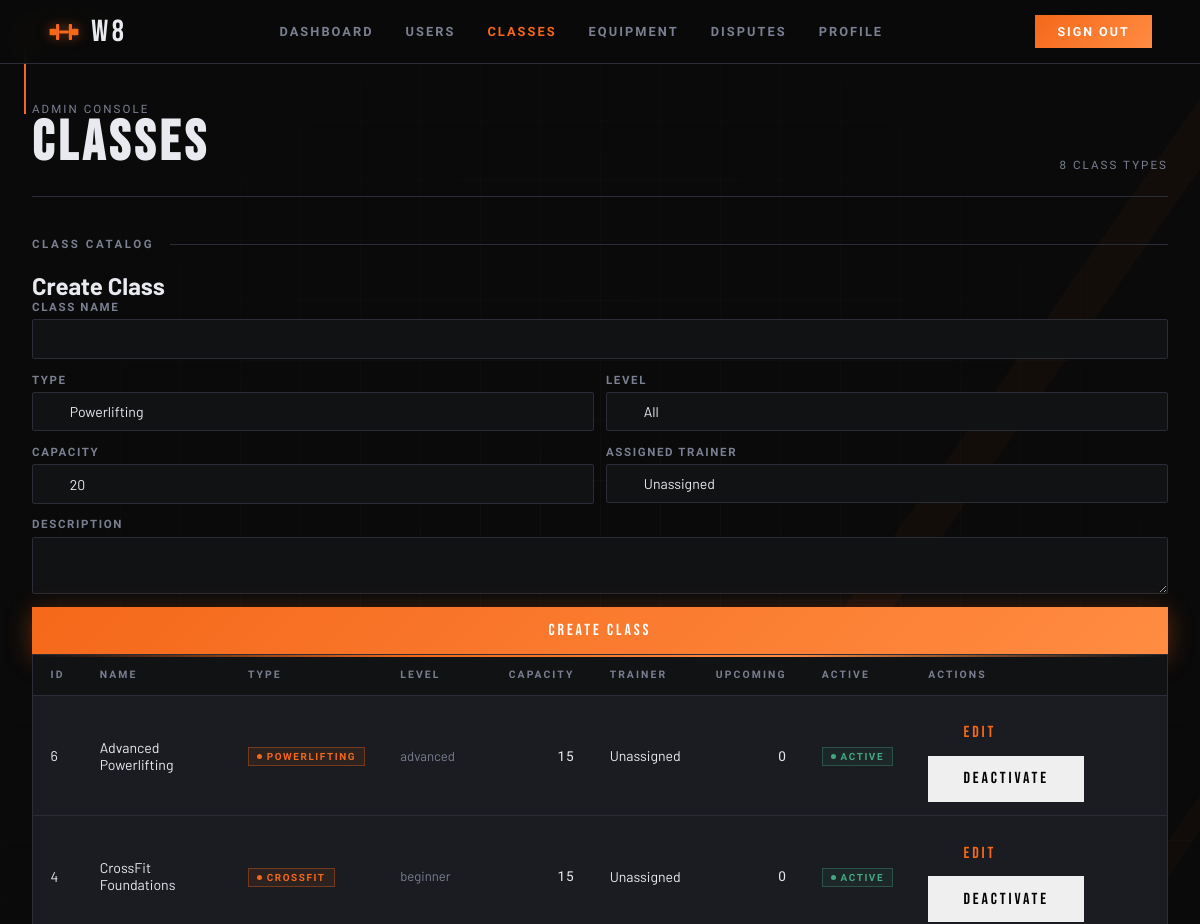
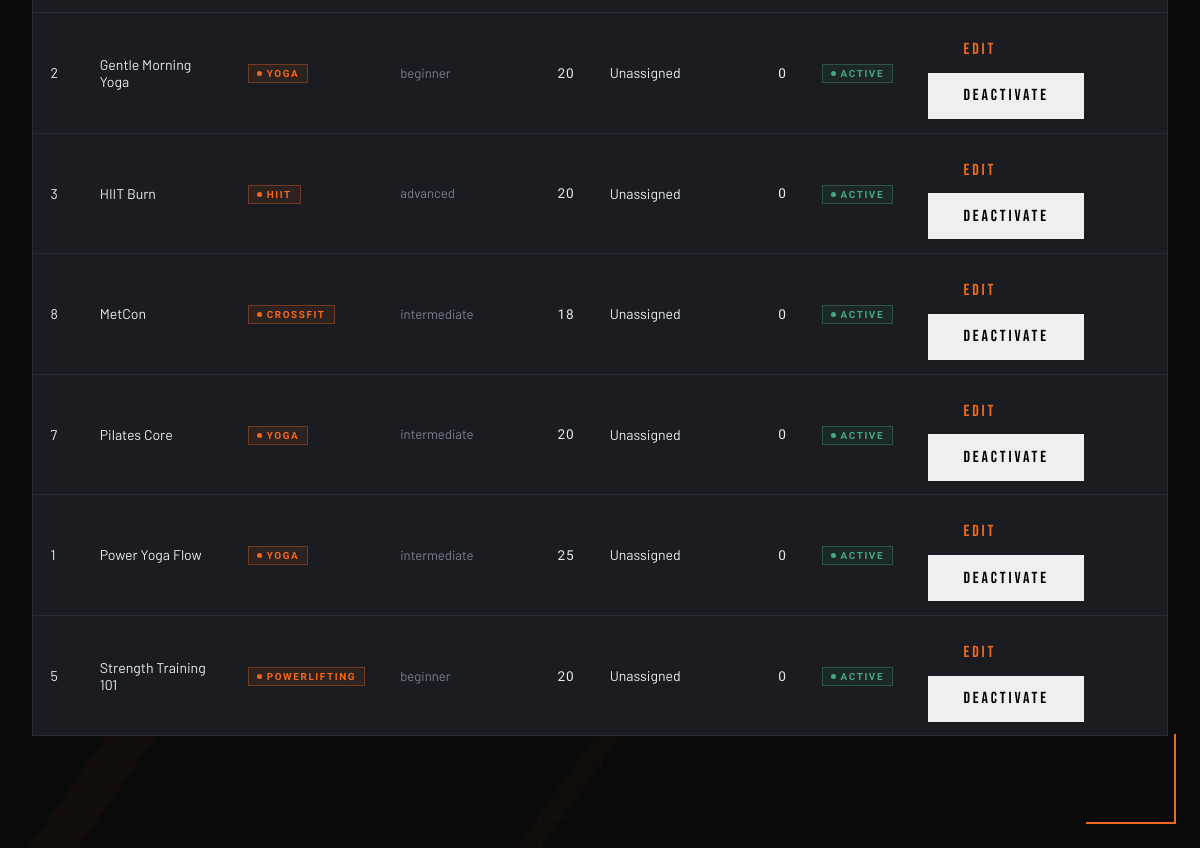
/pages/admin_classes.php (signed in), run on the app's committed database (2 pictures, top to bottom).
### tables this page shows
CREATE TABLE classes (
  id            INTEGER PRIMARY KEY AUTOINCREMENT,
  name          TEXT    NOT NULL,
  type          TEXT    NOT NULL
                        CHECK (type IN ('powerlifting','hiit','crossfit','yoga','other')),
  level         TEXT    NOT NULL DEFAULT 'all'
                        CHECK (level IN ('all','beginner','intermediate','advanced')),
  description   TEXT    DEFAULT NULL,
  duration_min  INTEGER NOT NULL DEFAULT 60,
  capacity      INTEGER NOT NULL DEFAULT 20,
  trainer_id    INTEGER DEFAULT NULL,
  is_active     INTEGER NOT NULL DEFAULT 1,
  created_at    TEXT    NOT NULL DEFAULT (datetime('now')),
  updated_at    TEXT    NOT NULL DEFAULT (datetime('now')),
  FOREIGN KEY (trainer_id) REFERENCES users(id) ON DELETE SET NULL
);

### pages/admin_classes.php (the view, shortened to what this page needs)
<?php
$db = get_db();
$stmt = $db->query(
    'SELECT c.id, c.name, c.type, c.level, c.capacity, c.trainer_id, c.is_active,
            u.first_name, u.last_name,
            COUNT(cs.id) AS upcoming_sessions
     FROM classes c
     LEFT JOIN users u ON u.id = c.trainer_id
     LEFT JOIN class_sessions cs ON cs.class_id = c.id
        AND cs.scheduled_at >= datetime("now")
        AND cs.status = "scheduled"
     GROUP BY c.id
     ORDER BY c.name'
);
$classes = $stmt->fetchAll();
$editClass = null;
?>
<!doctype html>
<html lang="en">
<head>
  <link rel="stylesheet" href="../css/base.css">
  <link rel="stylesheet" href="../css/components.css">
  <link rel="stylesheet" href="../css/admin.css">
</head>
<body>
  <span class="corner corner--tl"></span>
  <span class="corner corner--br"></span>
  <?php $current_page = 'admin_classes'; require_once __DIR__ . '/../includes/nav.php'; ?>
  <main class="admin-layout">
    <header class="admin-header">
      <div>
        <div class="admin-header__sub">Admin Console</div>
        <h1 class="admin-header__title">Classes</h1>
      </div>
      <div class="admin-header__sub"><?= count($classes) ?> class types</div>
    </header>
    <section class="admin-section">
      <div class="admin-section__heading">
        <span class="admin-section__title">Class Catalog</span>
        <span class="admin-section__line"></span>
      </div>
      <div class="admin-section__forms">
        <div class="admin-panel admin-panel--split">
          <div class="admin-panel__block">
            <h2 class="admin-panel__title"><?= $editClass ? 'Edit Class' : 'Create Class' ?></h2>
            <form class="form" method="post" action="../actions/admin_save_class.php" novalidate>
              <div class="field">
                <label class="field__label" for="class-name">Class Name</label>
                <input class="field__input" id="class-name" name="name" type="text" value="<?= htmlspecialchars($editClass['name'] ?? '', ENT_QUOTES, 'UTF-8') ?>" required>
              </div>
              <div class="form__row">
                <div class="field">
                  <label class="field__label" for="class-type">Type</label>
                  <select class="field__input" id="class-type" name="type" required>
                    <?php foreach (['powerlifting','hiit','crossfit','yoga','other'] as $typeOption): ?>
                      <option value="<?= $typeOption ?>" <?= isset($editClass['type']) && $editClass['type'] === $typeOption ? 'selected' : '' ?>><?= ucfirst($typeOption) ?></option>
                    <?php endforeach; ?>
                  </select>
                </div>
                <div class="field">
                  <label class="field__label" for="class-level">Level</label>
                  <select class="field__input" id="class-level" name="level" required>
                    <?php foreach (['all','beginner','intermediate','advanced'] as $levelOption): ?>
                      <option value="<?= $levelOption ?>" <?= isset($editClass['level']) && $editClass['level'] === $levelOption ? 'selected' : '' ?>><?= ucfirst($levelOption) ?></option>
                    <?php endforeach; ?>
                  </select>
                </div>
              </div>
              <div class="form__row">
                <div class="field">
                  <label class="field__label" for="class-capacity">Capacity</label>
                  <input class="field__input" id="class-capacity" name="capacity" type="number" min="1" value="<?= htmlspecialchars($editClass['capacity'] ?? '20', ENT_QUOTES, 'UTF-8') ?>" required>
                </div>
                <div class="field">
                  <label class="field__label" for="class-trainer">Assigned Trainer</label>
                  <select class="field__input" id="class-trainer" name="trainer_id">
                    <option value="">Unassigned</option>
                  </select>
                </div>
              </div>
              <div class="field">
                <label class="field__label" for="class-description">Description</label>
                <textarea class="field__input" id="class-description" name="description"><?= htmlspecialchars($editClass['description'] ?? '', ENT_QUOTES, 'UTF-8') ?></textarea>
              </div>
              <button class="btn btn-primary" type="submit"><?= $editClass ? 'Save Changes' : 'Create Class' ?></button>
            </form>
          </div>
        </div>
      </div>
      <div class="admin-table-wrap">
        <table class="admin-table">
          <thead>
            <tr>
              <th>ID</th>
              <th>Name</th>
              <th>Type</th>
              <th>Level</th>
              <th>Capacity</th>
              <th>Trainer</th>
              <th>Upcoming</th>
              <th>Active</th>
              <th>Actions</th>
            </tr>
          </thead>
          <tbody>
            <?php foreach ($classes as $c): ?>
            <tr>
              <td><?= (int)$c['id'] ?></td>
              <td><?= htmlspecialchars($c['name'], ENT_QUOTES, 'UTF-8') ?></td>
              <td><span class="badge badge--scheduled"><?= htmlspecialchars($c['type'], ENT_QUOTES, 'UTF-8') ?></span></td>
              <td class="muted"><?= htmlspecialchars($c['level'], ENT_QUOTES, 'UTF-8') ?></td>
              <td class="num"><?= (int)$c['capacity'] ?></td>
              <td><?= $c['trainer_id'] ? htmlspecialchars($c['first_name'] . ' ' . $c['last_name'], ENT_QUOTES, 'UTF-8') : '<span class="muted">Unassigned</span>' ?></td>
              <td class="num"><?= (int)$c['upcoming_sessions'] ?></td>
              <td><span class="badge <?= $c['is_active'] ? 'badge--active' : 'badge--inactive' ?>"><?= $c['is_active'] ? 'Active' : 'Inactive' ?></span></td>
              <td>
                <a class="btn btn-secondary" href="?edit_class=<?= (int)$c['id'] ?>">Edit</a>
                <form method="post" action="../actions/admin_toggle_class.php" style="display:inline; margin:0;">
                  <button class="btn btn-ghost" type="submit"><?= $c['is_active'] ? 'Deactivate' : 'Reactivate' ?></button>
                </form>
              </td>
            </tr>
            <?php endforeach; ?>
          </tbody>
        </table>
      </div>
    </section>
  </main>
</body>
</html>

### css/base.css (style rules this page uses)
:root { --color-black: #0a0a0a; --color-dark: #111214; --color-steel: #1a1c21; --color-border: #2a2d35; --color-muted: #3e424f; --color-text: #e8eaf0; --color-subtle: #7a7f91; --color-accent: #f5681a; --color-accent2: #ff8c42; --color-glow: rgba(245, 104, 26, 0.18); --grad-accent: linear-gradient(135deg, var(--color-accent) 0%, var(--color-accent2) 100%); --radius-card: 2px; --radius-field: 2px; --transition: 0.22s cubic-bezier(0.4, 0, 0.2, 1); --font-display: 'Bebas Neue', sans-serif; --font-ui: 'Barlow Condensed', sans-serif; --font-body: 'Barlow', sans-serif; --fd: var(--font-display); --fu: var(--font-ui); --fb: var(--font-body); --t: var(--transition); --accent: var(--color-accent); --accent2: var(--color-accent2); --subtle: var(--color-subtle); --border: var(--color-border); --steel: var(--color-steel); --dark: var(--color-dark); --text: var(--color-text); --grad: var(--grad-accent); }
*, *::before, *::after { box-sizing: border-box; margin: 0; padding: 0; }
html { font-size: 16px; scroll-behavior: smooth; }
body { min-height: 100vh; background: var(--color-black); color: var(--color-text); font-family: var(--font-body); overflow-x: hidden; }
a { color: var(--color-accent); text-decoration: none; transition: color var(--transition); }
button { font-family: inherit; cursor: pointer; }
input, select, textarea { font-family: inherit; }

### css/components.css (style rules this page uses)
.corner { position: fixed; width: 90px; height: 90px; pointer-events: none; z-index: 1; }
.corner--tl { top: 24px; left: 24px; border-top: 2px solid var(--accent); border-left: 2px solid var(--accent); animation: corner-pulse 3s ease-in-out infinite; }
.corner--br { bottom: 24px; right: 24px; border-bottom: 2px solid var(--accent); border-right: 2px solid var(--accent); animation: corner-pulse 3s ease-in-out infinite 1.5s; }
.btn { font-family: var(--fd); font-size: 1rem; letter-spacing: .18em; padding: .85rem 2.2rem; border: none; cursor: pointer; transition: filter var(--t), transform var(--t), box-shadow var(--t); display: inline-flex; align-items: center; justify-content: center; gap: 0.6rem; text-decoration: none; position: relative; overflow: hidden; }
.btn-primary { background: var(--grad); color: #fff; box-shadow: 0 4px 24px rgba(245,104,26,.35); }
.btn-primary::before { content: ''; position: absolute; inset: 0; background: linear-gradient(90deg, transparent 0%, rgba(255,255,255,0.15) 50%, transparent 100%); transform: translateX(-100%); transition: transform 0.5s ease; }
.form { display: flex; flex-direction: column; gap: 0.85rem; }
.form__row { display: grid; grid-template-columns: 1fr 1fr; gap: 0.75rem; }
.field { display: flex; flex-direction: column; gap: 0.35rem; }
.field__label { font-family: var(--fu); font-size: 0.72rem; font-weight: 600; letter-spacing: 0.14em; text-transform: uppercase; color: var(--subtle); display: flex; justify-content: space-between; align-items: center; }
.field__input { width: 100%; background: var(--dark); border: 1px solid var(--border); border-radius: var(--radius-field); color: var(--text); font-family: var(--fb); font-size: 0.88rem; padding: 0.65rem 1rem 0.65rem 2.3rem; outline: none; transition: border-color var(--t), box-shadow var(--t); -webkit-appearance: none; appearance: none; }
.field__input::placeholder { color: var(--muted); }

### data on the page
classes: id "6", name "Advanced Powerlifting", type "POWERLIFTING", level "advanced", capacity "15", shows "Unassigned", upcoming_sessions "0", is_active "ACTIVE"
classes: id "4", name "CrossFit Foundations", type "CROSSFIT", level "beginner", capacity "15", shows "Unassigned", upcoming_sessions "0", is_active "ACTIVE"
classes: id "2", name "Gentle Morning Yoga", type "YOGA", level "beginner", capacity "20", shows "Unassigned", upcoming_sessions "0", is_active "ACTIVE"
classes: id "3", name "HIIT Burn", type "HIIT", level "advanced", capacity "20", shows "Unassigned", upcoming_sessions "0", is_active "ACTIVE"
classes: id "8", name "MetCon", type "CROSSFIT", level "intermediate", capacity "18", shows "Unassigned", upcoming_sessions "0", is_active "ACTIVE"
classes: id "7", name "Pilates Core", type "YOGA", level "intermediate", capacity "20", shows "Unassigned", upcoming_sessions "0", is_active "ACTIVE"
classes: id "1", name "Power Yoga Flow", type "YOGA", level "intermediate", capacity "25", shows "Unassigned", upcoming_sessions "0", is_active "ACTIVE"
classes: id "5", name "Strength Training 101", type "POWERLIFTING", level "beginner", capacity "20", shows "Unassigned", upcoming_sessions "0", is_active "ACTIVE"

### other printed values
count($classes) "8"
form field type "Powerlifting"
form field level "All"
